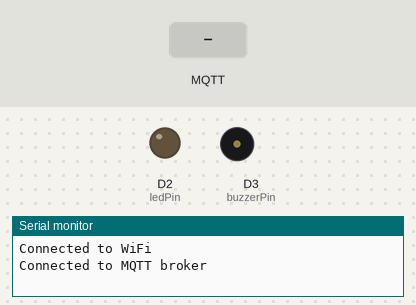
Simulated run of this sketch. Board: Arduino MKR. Shown: output pins drawn as LEDs (lit = HIGH), buzzer (waves = sounding, pin HIGH), the last lines printed to the serial monitor. The test bench sets the inputs (shaded band). WiFi joins after 1.5 s; servers stay silent unless stated; no MQTT or app messages arrive unless stated.

Above: at 2.7 s.
2.8 s: MQTT message "LED_ON" arrives on the first subscribed topic
At 3.1 s:
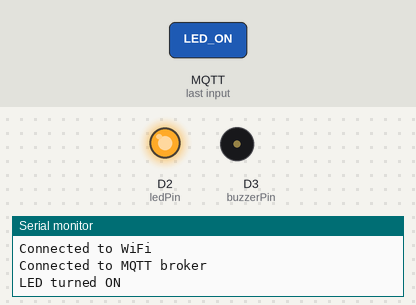
4.3 s: MQTT message "BUZZER_ON" arrives on the first subscribed topic
At 5.5 s:
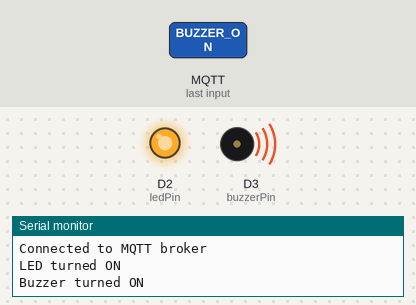
5.8 s: MQTT message "LED_OFF" arrives on the first subscribed topic
At 6.6 s:
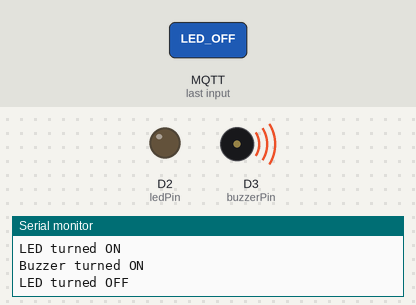
Timing chart, 0 to 8.8 s (numbered marks = the images above; inputs shaded):
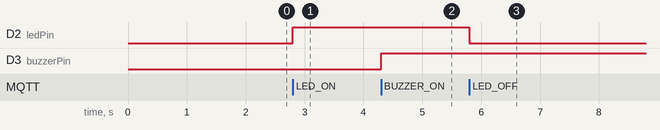

The sketch:

2nd_Arduino_Outputs.ino
```cpp
#include <WiFiNINA.h>
#include <PubSubClient.h>

// Wi-Fi credentials
const char* ssid = "AndroidHotspot2823";
const char* password = "chldbstjr";

// MQTT broker configuration
const char* mqttServer = "192.168.82.100";
const int mqttPort = 1883;
const char* mqttClientId = "ArduinoClient2";
const char* mqttTopicControl = "control";
const char* mqttTopicLedStatus = "status/led";
const char* mqttTopicBuzzerStatus = "status/buzzer";

const int ledPin = 2;     // Pin connected to LED
const int buzzerPin = 3;  // Pin connected to piezo buzzer

WiFiClient wifiClient;
PubSubClient mqttClient(wifiClient);

void setup() {
  Serial.begin(9600);
  while (!Serial) {
    ; // Wait for Serial Monitor to open
  }

  // Connect to Wi-Fi
  WiFi.begin(ssid, password);
  while (WiFi.status() != WL_CONNECTED) {
    delay(1000);
    Serial.println("Connecting to WiFi...");
  }

  Serial.println("Connected to WiFi");

  // Set MQTT server and port
  mqttClient.setServer(mqttServer, mqttPort);

  // Set MQTT callback function
  mqttClient.setCallback(callback);

  // Connect to MQTT broker
  if (mqttClient.connect(mqttClientId)) {
    Serial.println("Connected to MQTT broker");
    // Subscribe to control topic
    mqttClient.subscribe(mqttTopicControl);
  } else {
    Serial.println("Failed to connect to MQTT broker");
  }

  // Set pin modes
  pinMode(ledPin, OUTPUT);
  pinMode(buzzerPin, OUTPUT);

  // Initialize pin states
  digitalWrite(ledPin, LOW);
  digitalWrite(buzzerPin, LOW);

  // Publish initial status
  publishLedStatus();
  publishBuzzerStatus();
}

void loop() {
  mqttClient.loop();
}

// Callback function for MQTT message reception
void callback(char* topic, byte* payload, unsigned int length) {
  // Check if the received message is for the control topic
  if (strcmp(topic, mqttTopicControl) == 0) {
    // Convert payload to string
    String command = "";
    for (int i = 0; i < length; i++) {
      command += (char)payload[i];
    }

    // Process the received command
    if (command == "LED_ON") {
      digitalWrite(ledPin, HIGH); // Turn on LED
      Serial.println("LED turned ON");
      publishLedStatus();
    } else if (command == "LED_OFF") {
      digitalWrite(ledPin, LOW); // Turn off LED
      Serial.println("LED turned OFF");
      publishLedStatus();
    } else if (command == "BUZZER_ON") {
      digitalWrite(buzzerPin, HIGH); // Turn on buzzer
      Serial.println("Buzzer turned ON");
      publishBuzzerStatus();
    } else if (command == "BUZZER_OFF") {
      digitalWrite(buzzerPin, LOW); // Turn off buzzer
      Serial.println("Buzzer turned OFF");
      publishBuzzerStatus();
    }
  }
}

// Publish LED status to MQTT topic
void publishLedStatus() {
  if (digitalRead(ledPin) == HIGH) {
    mqttClient.publish(mqttTopicLedStatus, "ON");
  } else {
    mqttClient.publish(mqttTopicLedStatus, "OFF");
  }
}

// Publish buzzer status to MQTT topic
void publishBuzzerStatus() {
  if (digitalRead(buzzerPin) == HIGH) {
    mqttClient.publish(mqttTopicBuzzerStatus, "ON");
  } else {
    mqttClient.publish(mqttTopicBuzzerStatus, "OFF");
  }
}
```

Measured:
- after the input at 2.8 s, D2 (ledPin): LOW → HIGH at once
- after the input at 4.3 s, D3 (buzzerPin): LOW → HIGH at once
- after the input at 5.8 s, D2 (ledPin): HIGH → LOW at once
